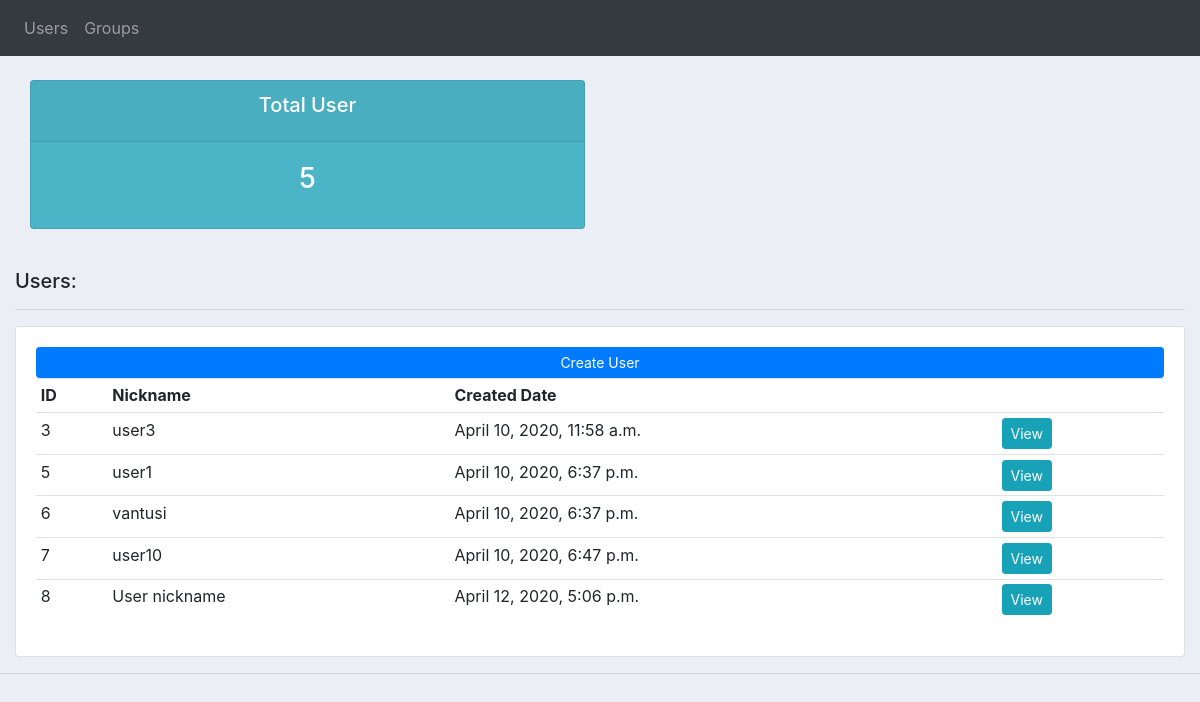
The app's page /, older data.
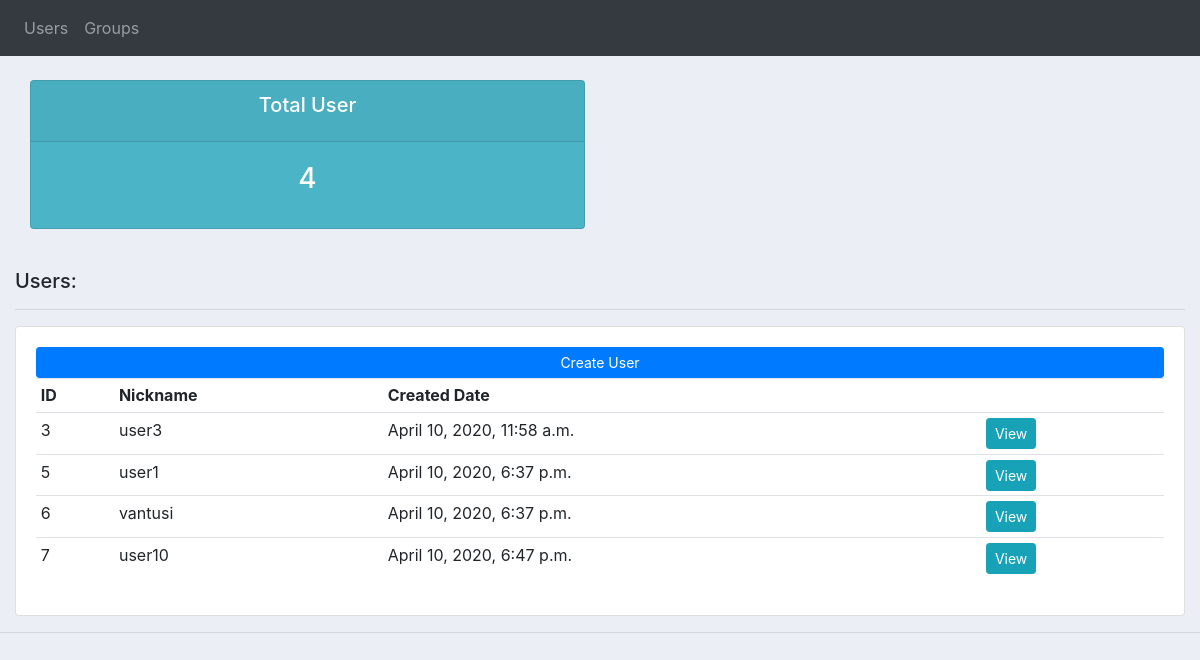
The same page, newer data.
### acccounts/models.py (models this page shows, shortened)
class User(models.Model):
    nickname = models.CharField('User nickname', max_length=25)
    created_date = models.DateTimeField('User created date', auto_now_add=True, null=True)
    group = models.ManyToManyField(Group, verbose_name='Groups')
    def get_absolute_url(self):
        return reverse('user_info', args=[str(self.id)])
    class Meta:
        verbose_name='User'
        verbose_name_plural='Users'

### acccounts/views.py (the view)
# urls.py: path('', views.index, name="index"),
def index(request):
    users = User.objects.all()
    total_user = User.objects.all().count()
    return render(request, 'user_group/index.html', context= {
        'users': users,
        'total_user': total_user,
    })

### acccounts/templates/user_group/index.html (shortened to what this page needs)
{% extends "base_generic.html" %}
{% block content %}
    <div class="row">
        <div class="col">
            <div class="col-md-6">
                <div class="card text-center text-white  mb-3" id="total">
                    <div class="card-header">
                        <h5 class="card-title">Total User</h5>
                    </div>
                    <div class="card-body">
                        <h3 class="card-title">{{total_user}}</h3>
                    </div>
                </div>
            </div>
        </div>
    </div>
    <br>
    <div class="row">
        <div class="col-md">
            <h5>Users:</h5>
            <hr>
            <div class="card card-body">
                <a class="prevent-submit btn btn-primary  btn-sm btn-block" href="{% url 'user_create' %}">Create User</a>
                <table class="table table-sm">
                    <tr>
                        <th>ID</th>
                        <th>Nickname</th>
                        <th>Created Date</th>
                        <th></th>
                    </tr>
                    {% for user in users %}
                        <tr>
                            <td>{{user.id}}</td>
                            <td>{{user.nickname}}</td>
                            <td>{{user.created_date}}</td>
                            <td><a class="btn btn-sm btn-info" href="{{ user.get_absolute_url }}">View</a></td>
                        </tr>
                    {% endfor %}
                </table>
            </div>
        </div>
    </div>
{% endblock %}

Row changes from the older to the newer data that the page shows:
removed User: id "8", nickname "User nickname", created_date "April 12, 2020, 5:06 p.m."
Text that changed along with them:
{{ total_user }}: "5" → "4"
